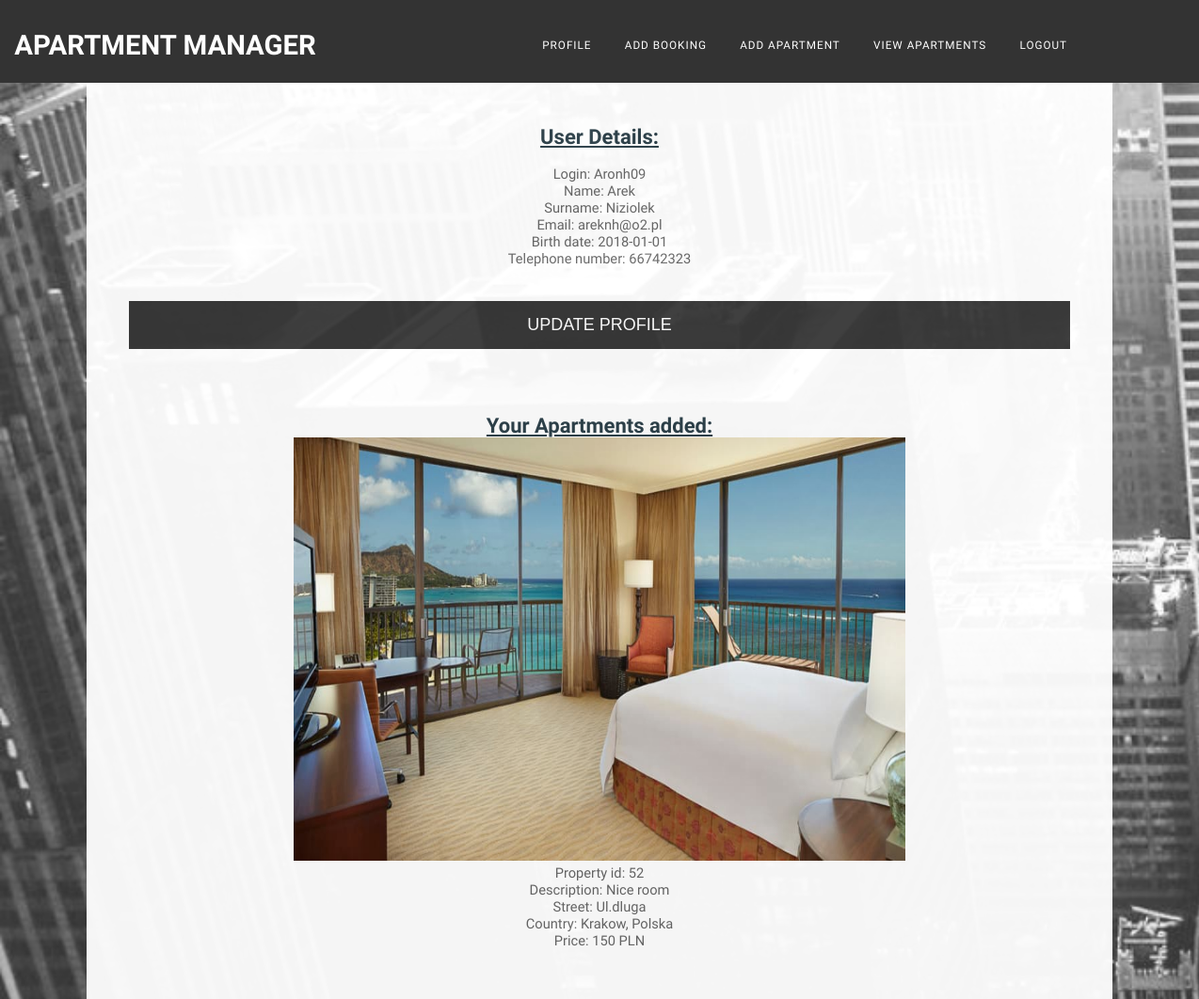
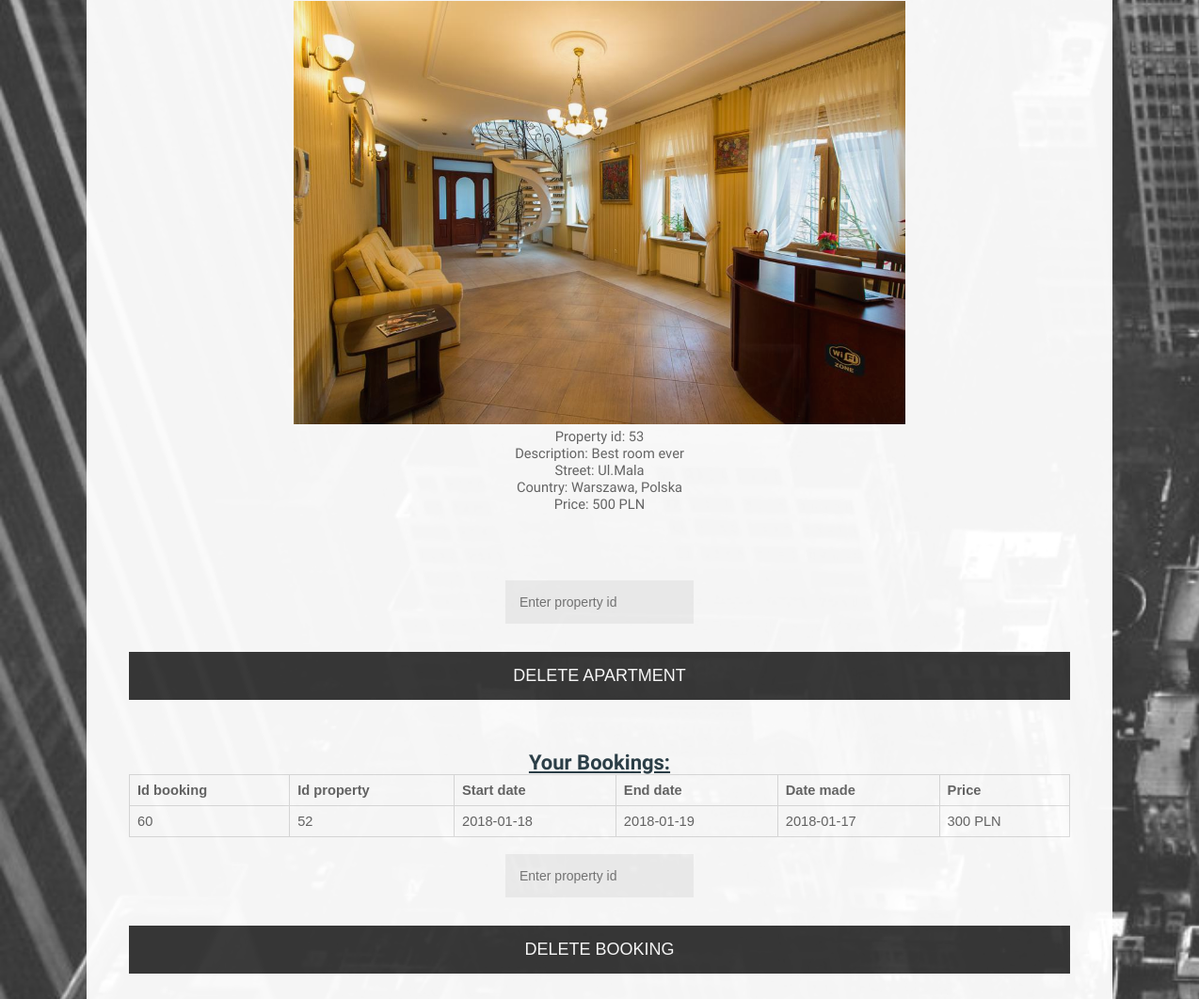
The page /Apartment-Manager/viewprofile.php (signed in) on the database its author committed (2 pictures, top to bottom).
### tables this page shows
CREATE TABLE `users` (
  `id_Users` int(11) NOT NULL,
  `Login` varchar(45) DEFAULT NULL,
  `Email` varchar(45) DEFAULT NULL,
  `Password` varchar(45) DEFAULT NULL,
  `Register_date` date DEFAULT NULL,
  `id_User_Details` int(11) NOT NULL,
  `Role` int(11) DEFAULT NULL
);

CREATE TABLE `user_details` (
  `id_User_Details` int(11) NOT NULL,
  `First_name` varchar(45) DEFAULT NULL,
  `Second_name` varchar(45) DEFAULT NULL,
  `Gender` varchar(45) DEFAULT NULL,
  `Number` int(10) NOT NULL
);

CREATE TABLE `property` (
  `id_Property` int(11) NOT NULL,
  `Description` varchar(5000) DEFAULT NULL,
  `Bedroom_count` varchar(11) DEFAULT NULL,
  `id_Adress` int(11) NOT NULL,
  `id_Currency` int(11) NOT NULL,
  `id_User_Details` int(11) NOT NULL,
  `File_path` varchar(1000) NOT NULL
);

CREATE TABLE `adress` (
  `id_Adress` int(11) NOT NULL,
  `Country` varchar(45) DEFAULT NULL,
  `Street` varchar(45) DEFAULT NULL,
  `Flat_number` varchar(45) DEFAULT NULL,
  `Property_number` varchar(45) DEFAULT NULL,
  `Postcode` varchar(45) DEFAULT NULL
);

CREATE TABLE `currency` (
  `id_Currency` int(11) NOT NULL,
  `Value` varchar(45) DEFAULT NULL,
  `Value_type` varchar(45) DEFAULT NULL
);

CREATE TABLE `booking` (
  `Id_Booking` int(11) NOT NULL,
  `Start_date` datetime NOT NULL,
  `End_date` datetime NOT NULL,
  `Date_made` datetime NOT NULL,
  `id_User_Details` int(11) NOT NULL,
  `id_Property` int(11) NOT NULL
);

### Apartment-Manager/Model/database.php (called while the page is built, shortened)
<?php
class database {
    static $host, $database, $user, $password;
    function __construct($host = "localhost", $database="aniziol", $user="root", $password=""){
        self::$host=$host;
        self::$database=$database;
        self::$user=$user;
        self::$password=$password;
    }
    function query($q=""){
		$connection = mysqli_connect(self::$host, self::$user, self::$password,  self::$database);
		$x = mysqli_query($connection, $q);
		return $x;
	}
}
?>

### Apartment-Manager/viewprofile.php (the view, shortened to what this page needs)
<?php
include_once "Model/database.php";
$mysqlConnect = new database();
$mysqlConnect->connect();
$user_id = $_SESSION['id'];
$sql = "SELECT *
FROM (Users
INNER JOIN User_Details ON Users.id_User_Details = User_Details.id_User_Details)
Where Users.id_User_Details = $user_id;";
$sql2 = "SELECT * FROM
((Booking
INNER JOIN Property ON Property.id_Property = Booking.id_Property)
INNER JOIN Currency ON Currency.id_Currency = Property.id_Currency)
Where Booking.id_User_Details = $user_id;";
$sql3 = "SELECT Property.id_property, Property.Description,Property.File_path, Adress.Country, Adress.Street, Adress.Flat_number, Adress.Property_number,Adress.Postcode, Currency.Value, Currency.Value_type, User_Details.First_name, User_Details.Second_name, User_Details.Number
FROM (((Property
INNER JOIN Adress ON Adress.id_Adress = Property.id_Adress)
INNER JOIN Currency ON Currency.id_Currency = Property.id_Currency)
INNER JOIN User_Details ON User_Details.id_User_details = Property.id_User_details)
Where Property.id_User_Details = $user_id;";
?>
<!DOCTYPE html>
<html>
<head>
        <link href="resources\styles\default2.css" rel="stylesheet" type="text/css" media="all" />
</head>
<div id="wrapper">
	<div id="header-wrapper">
	<div id="header" class="container">
		<div id="logo">
			<h1><a href="home.php">Apartment Manager</a></h1>
		</div>
		<div id="menu">
			<ul>
                <li><a href="viewprofile.php" accesskey="2" title="">Profile</a></li>
				<li><a href="addbooking.php" accesskey="3" title="">Add booking</a></li>
				<li><a href="addapartment.php" accesskey="4" title="">Add Apartment</a></li>
				<li><a href="viewapartments.php" accesskey="5" title="">View Apartments</a></li>
				<li><a href="Model/logout.php" accesskey="5" title="">Logout</a></li>
			</ul>
		</div>
	</div>
    </div>
</div>
<div class="login-page">
<div class="form2">
<h2><b><u>User Details:</b></u></h2>
<p>
	<?php
	$query = @$mysqlConnect->query($sql);
	if ($query->num_rows > 0) {
		while($row = mysqli_fetch_array($query)) {
		echo "<br> Login: ". $row["Login"]."<br>" ."Name: ". $row["First_name"]."<br>". "Surname: ". $row["Second_name"]. "<br>"."Email: ". $row["Email"]."<br>"."Birth date: ". $row["Register_date"]."<br>"."Telephone number: ". $row["Number"]."<br>"."<br>"."<br>";
		}
	}
	?>
	<input type="button" onclick="location.href='updateuser.php';" value="Update profile" />
		<?php
		echo "<br>"."<br>"."<br>"."<br>"; ?>
		<h2><b><u>Your Apartments added:</b></u></h2>
		<?php
		$query3 = @$mysqlConnect->query($sql3);
		if ($query3->num_rows > 0) {
			while($row = mysqli_fetch_array($query3)) {
			echo "<img src='".$row["File_path"]."' height=450 width=650/>";
			echo "<br> Property id: ". $row["id_property"]."<br>" ."Description: ". $row["Description"]."<br>". "Street: ". $row["Street"]. "<br>"."Country: ". $row["Country"]."<br>"."Price: ". $row["Value"]."  ". $row["Value_type"]."<br>"."<br>"."<br>"."<br>";
			}
		}
	?>
	<div class="form">
	<form class="login-form" action="Controller/Controller.php?method=DeleteApartment" method="post" enctype="multipart/form-data">
        <input type="text" name="deleteap"  placeholder="Enter property id"/><p class="error"><?php echo $_SESSION['delete2']; ?></p>
		<input type="submit" value="Delete Apartment" />
    </div>
	<h2><b><u>Your Bookings:</b></u></h2>
	<table>
        <thead>
          <tr>
			<th>Id booking</th>
            <th>Id property</th>
            <th>Start date</th>
            <th>End date</th>
			<th>Date made</th>
			<th>Price</th>
          </tr>
        </thead>
        <tbody>
		<?php
		$query2 = $mysqlConnect->query($sql2);
		if ($query2->num_rows > 0) {
			while($row = mysqli_fetch_array($query2)) {
				$Start = new DateTime($row['Start_date']);
				$End = new DateTime($row['End_date']);
				$today = new DateTime($row['Date_made']);
				$strip = $Start->format('Y-m-d');
				$strip2 = $End->format('Y-m-d');
				$strip3 = $today->format('Y-m-d');
				$diff  = $End->diff($Start)->format('%a')+1;
				$sum = $diff * $row['Value'];
				echo '<tr><td>'.$row['Id_Booking'].'</td><td>'.$row['id_Property'].'</td><td>'.$strip.'</td><td>'.$strip2.'</td><td>'.$strip3.'</td><td>'.$sum." ".$row['Value_type'].'</td></tr>';
			}
		}
		?>
        </tbody>
      </table>
    <div class="form">
	<form class="login-form" action="Controller/Controller.php?method=DeleteBooking" method="post" enctype="multipart/form-data">
        <input type="text" name="delete"  placeholder="Enter property id"/><p class="error"><?php echo $_SESSION['delete']; ?></p>
		<input type="submit" value="Delete Booking" />
    </div>
	</div>
	</div>
</body>
</html>

### Apartment-Manager/resources/styles/default2.css (style rules this page uses)
html, body { height: 100%; }
table { font-family: arial, sans-serif; border-collapse: collapse; width: 100%; }
td, th { border: 1px solid #dddddd; text-align: left; padding: 8px; }
input[type="button"], [type="submit"] { font-family: "Calibri", sans-serif; text-transform: uppercase; outline: 0; background: #363636; width: 100%; border: 0; padding: 15px; color: #FFFFFF; font-size: 18px; -webkit-transition: all 0.3 ease; transition: all 0.3 ease; cursor: pointer; }
.form input[type="text"] { font-family: "Calibri", sans-serif; outline: 0; background: #f2f2f2; width: 20%; border: 0; margin: 0 0 15px; padding: 15px; box-sizing: border-box; font-size: 14px; position: center; }
h1, h2, h3 { margin: 0; padding: 0; font-weight: 700; color: #2B3F48; }
p, ol, ul { margin-top: 0; }
.container { overflow: hidden; margin: 0em auto; width: 1000px; }
.form2 { position: relative; opacity: 0.95; z-index: 1; background: #FFFFFF; margin: 0em auto; padding: 45px; text-align: center; width: 1000px; }
#header-wrapper { background: #333333; }
#header { position: relative; padding: 3em 9em; }
#logo { position: absolute; top: 1em; left: -1em; }
#logo h1 { color: #FFF; }
#logo a { text-decoration: none; text-transform: uppercase; color: #FFF; }
#menu { position: absolute; top: 2em; right: 8em; }
#menu ul { display: inline-block; }
#menu li { display: block; float: left; text-align: center; }
#menu li a, #menu li span { padding: 1em 1.5em; letter-spacing: 1px; text-decoration: none; text-transform: uppercase; font-size: 0.8em; color: #FFF; }
a:link, a:visited { padding: 16px 25px; text-align: center; text-decoration: none; display: inline-block; }

### rows shown on the page
users: Login "Aronh09", id_User_Details.First_name "Arek", id_User_Details.Second_name "Niziolek", Email "areknh@o2.pl", Register_date "2018-01-01", id_User_Details.Number "66742323"
property: File_path (picture), id_Property "52", Description "Nice room", id_Adress.Street "Ul.dluga", id_Adress.Country "Krakow, Polska", id_Currency.Value "150", id_Currency.Value_type "PLN"
property: File_path (picture), id_Property "53", Description "Best room ever", id_Adress.Street "Ul.Mala", id_Adress.Country "Warszawa, Polska", id_Currency.Value "500", id_Currency.Value_type "PLN"
booking: Id_Booking "60", id_Property.id_Property "52", Start_date "2018-01-18", End_date "2018-01-19", Date_made "2018-01-17", sum "300", currency.Value_type "PLN"
